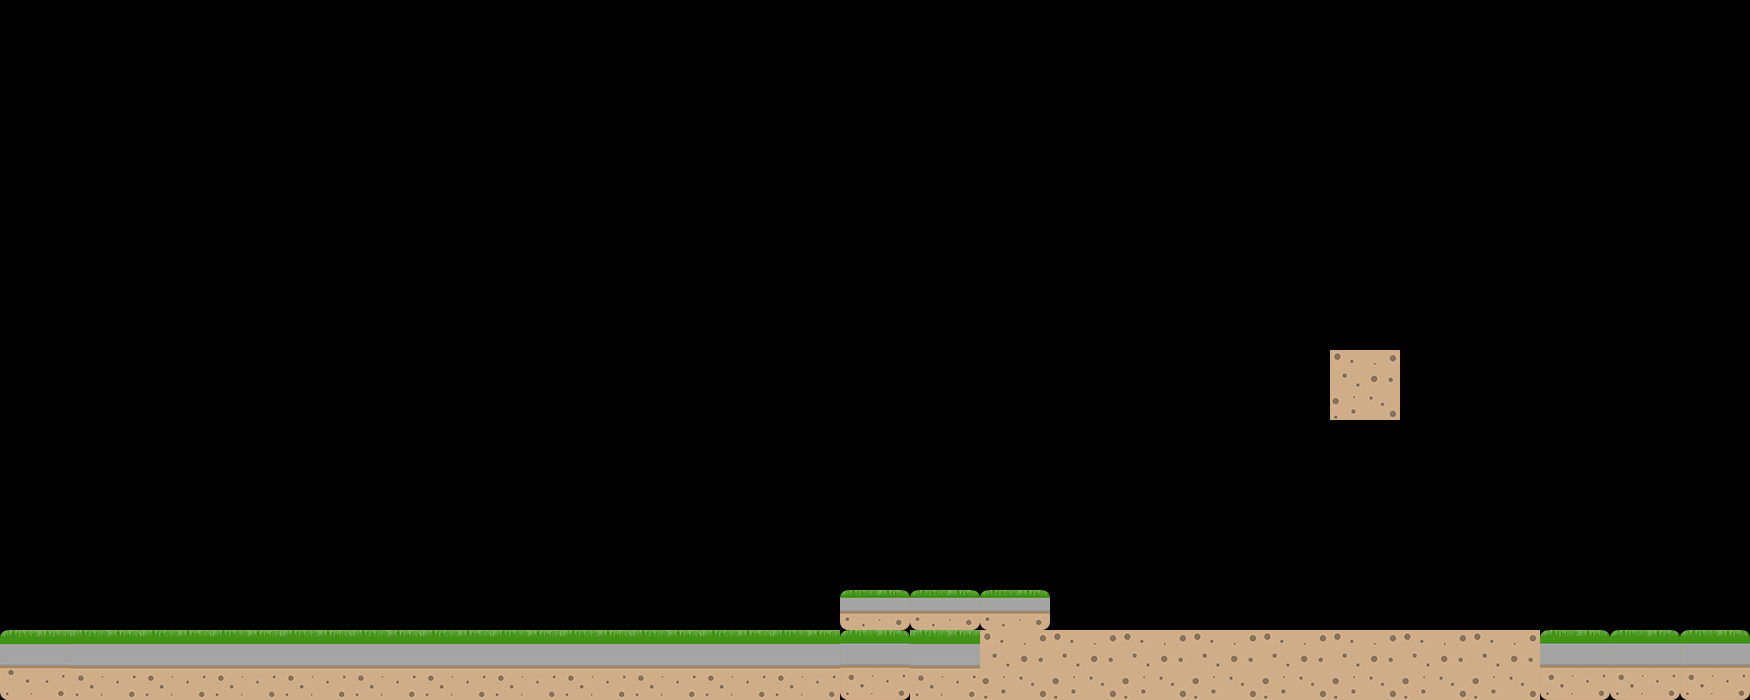

Tiled map render using the project's own tile images. Description and the whole map definition, tile-layer contents included, below:
An orthogonal 25x10 tile map with 70x70 px tiles, 2 tile layers (Tile Layer 2, Tile Layer 1) and 8 objects (2x platform, 2x keyPrompt, exitSign, doorBot, doorTop, ...).

<map version="1.10" tiledversion="1.11.0" orientation="orthogonal" renderorder="right-down" width="25" height="10" tilewidth="70" tileheight="70" infinite="0" nextlayerid="4" nextobjectid="35">
 <properties>
  <property name="star1time" type="float" value="7" />
 </properties>
 <tileset firstgid="1" name="tiles_spritesheet" tilewidth="70" tileheight="70" spacing="2" tilecount="156" columns="12">
  <image source="tiles_spritesheet.png" width="914" height="936" />
 </tileset>
 <layer id="3" name="Tile Layer 2" width="25" height="10">
  <data encoding="csv">
0,0,0,0,0,0,0,0,0,0,0,0,0,0,0,0,0,0,0,0,0,0,0,0,0,
0,0,0,0,0,0,0,0,0,0,0,0,0,0,0,0,0,0,0,0,0,0,0,0,0,
0,0,0,0,0,0,0,0,0,0,0,0,0,0,0,0,0,0,0,0,0,0,0,0,0,
0,0,0,0,0,0,0,0,0,0,0,0,0,0,0,0,0,0,0,0,0,0,0,0,0,
0,0,0,0,0,0,0,0,0,0,0,0,0,0,0,0,0,0,0,0,0,0,0,0,0,
0,0,0,0,0,0,0,0,0,0,0,0,0,0,0,0,0,0,0,153,0,0,0,0,0,
0,0,0,0,0,0,0,0,0,0,0,0,0,0,0,0,0,0,0,0,0,0,0,0,0,
0,0,0,0,0,0,0,0,0,0,0,0,0,0,0,0,0,0,0,0,0,0,0,0,0,
0,0,0,0,0,0,0,0,0,0,0,0,0,0,0,0,0,0,0,0,0,0,0,0,0,
0,0,0,0,0,0,0,0,0,0,0,0,0,0,0,0,0,0,0,0,0,0,0,0,0
</data>
 </layer>
 <layer id="1" name="Tile Layer 1" width="25" height="10">
  <properties>
   <property name="Solid" value="1" />
  </properties>
  <data encoding="csv">
0,0,0,0,0,0,0,0,0,0,0,0,0,0,0,0,0,0,0,0,0,0,0,0,0,
0,0,0,0,0,0,0,0,0,0,0,0,0,0,0,0,0,0,0,0,0,0,0,0,0,
0,0,0,0,0,0,0,0,0,0,0,0,0,0,0,0,0,0,0,0,0,0,0,0,0,
0,0,0,0,0,0,0,0,0,0,0,0,0,0,0,0,0,0,0,0,0,0,0,0,0,
0,0,0,0,0,0,0,0,0,0,0,0,0,0,0,0,0,0,0,0,0,0,0,0,0,
0,0,0,0,0,0,0,0,0,0,0,0,0,0,0,0,0,0,0,0,0,0,0,0,0,
0,0,0,0,0,0,0,0,0,0,0,0,0,0,0,0,0,0,0,0,0,0,0,0,0,
0,0,0,0,0,0,0,0,0,0,0,0,0,0,0,0,0,0,0,0,0,0,0,0,0,
0,0,0,0,0,0,0,0,0,0,0,0,81,81,81,0,0,0,0,0,0,0,0,0,0,
116,104,104,104,104,104,104,104,104,104,104,104,10,104,153,153,153,153,153,153,153,153,10,10,10
</data>
 </layer>
 <objectgroup id="2" name="Object Layer 1">
  <properties>
   <property name="solid" value="1" />
  </properties>
  <object id="1" type="platform" x="0" y="630" width="1050" />
  <object id="15" type="platform" x="842" y="586" width="210" height="39" />
  <object id="16" type="keyPrompt" x="700" y="556" width="140" height="70">
   <properties>
    <property name="key" value="D" />
   </properties>
  </object>
  <object id="17" type="keyPrompt" x="1106" y="396" width="140" height="70">
   <properties>
    <property name="key" value="W" />
   </properties>
  </object>
  <object id="18" type="exitSign" gid="65" x="910" y="588" width="70" height="70" />
  <object id="19" type="doorBot" gid="58" x="1682" y="630" width="70" height="70" />
  <object id="20" type="doorTop" gid="46" x="1682" y="564" width="70" height="70" />
  <object id="21" type="exitTrigger" x="1470" y="560" width="210" height="70" />
 </objectgroup>
</map>